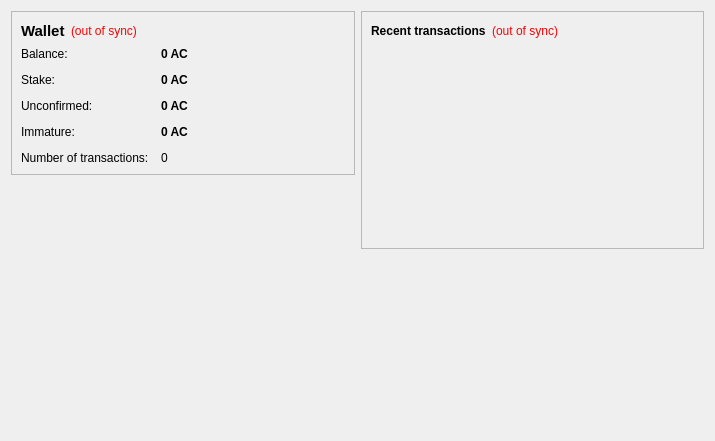
<?xml version="1.0" encoding="UTF-8"?>
<ui version="4.0">
 <class>OverviewPage</class>
 <widget class="QWidget" name="OverviewPage">
  <property name="geometry">
   <rect>
    <x>0</x>
    <y>0</y>
    <width>715</width>
    <height>441</height>
   </rect>
  </property>
  <property name="windowTitle">
   <string>Form</string>
  </property>
  <layout class="QHBoxLayout" name="horizontalLayout" stretch="1,1">
   <item>
    <layout class="QVBoxLayout" name="verticalLayout_2">
     <item>
      <widget class="QFrame" name="frame">
       <property name="frameShape">
        <enum>QFrame::StyledPanel</enum>
       </property>
       <property name="frameShadow">
        <enum>QFrame::Raised</enum>
       </property>
       <layout class="QVBoxLayout" name="verticalLayout_4">
        <item>
         <layout class="QHBoxLayout" name="horizontalLayout_4">
          <item>
           <widget class="QLabel" name="label_5">
            <property name="font">
             <font>
              <pointsize>11</pointsize>
              <weight>75</weight>
              <bold>true</bold>
             </font>
            </property>
            <property name="text">
             <string>Wallet</string>
            </property>
           </widget>
          </item>
          <item>
           <widget class="QLabel" name="labelWalletStatus">
            <property name="toolTip">
             <string>The displayed information may be out of date. Your wallet automatically synchronizes with the ACoin network after a connection is established, but this process has not completed yet.</string>
            </property>
            <property name="styleSheet">
             <string notr="true">QLabel { color: red; }</string>
            </property>
            <property name="text">
             <string notr="true">(out of sync)</string>
            </property>
            <property name="alignment">
             <set>Qt::AlignLeading|Qt::AlignLeft|Qt::AlignVCenter</set>
            </property>
           </widget>
          </item>
          <item>
           <spacer name="horizontalSpacer_2">
            <property name="orientation">
             <enum>Qt::Horizontal</enum>
            </property>
            <property name="sizeHint" stdset="0">
             <size>
              <width>40</width>
              <height>20</height>
             </size>
            </property>
           </spacer>
          </item>
         </layout>
        </item>
        <item>
         <layout class="QFormLayout" name="formLayout_2">
          <property name="fieldGrowthPolicy">
           <enum>QFormLayout::AllNonFixedFieldsGrow</enum>
          </property>
          <property name="horizontalSpacing">
           <number>12</number>
          </property>
          <property name="verticalSpacing">
           <number>12</number>
          </property>
          <item row="0" column="0">
           <widget class="QLabel" name="label">
            <property name="text">
             <string>Balance:</string>
            </property>
           </widget>
          </item>
          <item row="0" column="1">
           <widget class="QLabel" name="labelBalance">
            <property name="font">
             <font>
              <weight>75</weight>
              <bold>true</bold>
             </font>
            </property>
            <property name="cursor">
             <cursorShape>IBeamCursor</cursorShape>
            </property>
            <property name="toolTip">
             <string>Your current balance</string>
            </property>
            <property name="text">
             <string notr="true">0 AC</string>
            </property>
            <property name="textInteractionFlags">
             <set>Qt::LinksAccessibleByMouse|Qt::TextSelectableByKeyboard|Qt::TextSelectableByMouse</set>
            </property>
           </widget>
          </item>
          <item row="1" column="0">
           <widget class="QLabel" name="label_6">
            <property name="text">
             <string>Stake:</string>
            </property>
           </widget>
          </item>
          <item row="1" column="1">
           <widget class="QLabel" name="labelStake">
            <property name="font">
             <font>
              <weight>75</weight>
              <bold>true</bold>
             </font>
            </property>
            <property name="cursor">
             <cursorShape>IBeamCursor</cursorShape>
            </property>
            <property name="toolTip">
             <string>Total of coins that was staked, and do not yet count toward the current balance</string>
            </property>
            <property name="text">
             <string notr="true">0 AC</string>
            </property>
            <property name="textInteractionFlags">
             <set>Qt::LinksAccessibleByMouse|Qt::TextSelectableByKeyboard|Qt::TextSelectableByMouse</set>
            </property>
           </widget>
          </item>
          <item row="2" column="0">
           <widget class="QLabel" name="label_3">
            <property name="text">
             <string>Unconfirmed:</string>
            </property>
           </widget>
          </item>
          <item row="2" column="1">
           <widget class="QLabel" name="labelUnconfirmed">
            <property name="font">
             <font>
              <weight>75</weight>
              <bold>true</bold>
             </font>
            </property>
            <property name="cursor">
             <cursorShape>IBeamCursor</cursorShape>
            </property>
            <property name="toolTip">
             <string>Total of transactions that have yet to be confirmed, and do not yet count toward the current balance</string>
            </property>
            <property name="text">
             <string notr="true">0 AC</string>
            </property>
            <property name="textInteractionFlags">
             <set>Qt::LinksAccessibleByMouse|Qt::TextSelectableByKeyboard|Qt::TextSelectableByMouse</set>
            </property>
           </widget>
          </item>
          <item row="3" column="0">
           <widget class="QLabel" name="labelImmatureText">
            <property name="text">
             <string>Immature:</string>
            </property>
           </widget>
          </item>
          <item row="3" column="1">
           <widget class="QLabel" name="labelImmature">
            <property name="font">
             <font>
              <weight>75</weight>
              <bold>true</bold>
             </font>
            </property>
            <property name="toolTip">
             <string>Mined balance that has not yet matured</string>
            </property>
            <property name="text">
             <string notr="true">0 AC</string>
            </property>
            <property name="textInteractionFlags">
             <set>Qt::LinksAccessibleByMouse|Qt::TextSelectableByKeyboard|Qt::TextSelectableByMouse</set>
            </property>
           </widget>
          </item>
          <item row="4" column="0">
           <widget class="QLabel" name="label_2">
            <property name="text">
             <string>Number of transactions:</string>
            </property>
           </widget>
          </item>
          <item row="4" column="1">
           <widget class="QLabel" name="labelNumTransactions">
            <property name="toolTip">
             <string>Total number of transactions in wallet</string>
            </property>
            <property name="text">
             <string notr="true">0</string>
            </property>
           </widget>
          </item>
         </layout>
        </item>
       </layout>
      </widget>
     </item>
     <item>
      <spacer name="verticalSpacer">
       <property name="orientation">
        <enum>Qt::Vertical</enum>
       </property>
       <property name="sizeHint" stdset="0">
        <size>
         <width>20</width>
         <height>40</height>
        </size>
       </property>
      </spacer>
     </item>
     <item>
      <widget class="QLabel" name="label_6">
       <property name="text">
        <string/>
       </property>
       <property name="pixmap">
        <pixmap resource="../bitcoin.qrc">:/images/backg</pixmap>
       </property>
       <property name="scaledContents">
        <bool>false</bool>
       </property>
       <property name="alignment">
        <set>Qt::AlignCenter</set>
       </property>
       <property name="margin">
        <number>-2</number>
       </property>
      </widget>
     </item>
    </layout>
   </item>
   <item>
    <layout class="QVBoxLayout" name="verticalLayout_3">
     <item>
      <widget class="QFrame" name="frame_2">
       <property name="frameShape">
        <enum>QFrame::StyledPanel</enum>
       </property>
       <property name="frameShadow">
        <enum>QFrame::Raised</enum>
       </property>
       <layout class="QVBoxLayout" name="verticalLayout">
        <item>
         <layout class="QHBoxLayout" name="horizontalLayout_2">
          <item>
           <widget class="QLabel" name="label_4">
            <property name="text">
             <string>&lt;b&gt;Recent transactions&lt;/b&gt;</string>
            </property>
           </widget>
          </item>
          <item>
           <widget class="QLabel" name="labelTransactionsStatus">
            <property name="toolTip">
             <string>The displayed information may be out of date. Your wallet automatically synchronizes with the ACoin network after a connection is established, but this process has not completed yet.</string>
            </property>
            <property name="styleSheet">
             <string notr="true">QLabel { color: red; }</string>
            </property>
            <property name="text">
             <string notr="true">(out of sync)</string>
            </property>
            <property name="alignment">
             <set>Qt::AlignRight|Qt::AlignTrailing|Qt::AlignVCenter</set>
            </property>
           </widget>
          </item>
          <item>
           <spacer name="horizontalSpacer">
            <property name="orientation">
             <enum>Qt::Horizontal</enum>
            </property>
            <property name="sizeHint" stdset="0">
             <size>
              <width>40</width>
              <height>20</height>
             </size>
            </property>
           </spacer>
          </item>
         </layout>
        </item>
        <item>
         <widget class="QListView" name="listTransactions">
          <property name="styleSheet">
           <string notr="true">QListView { background: transparent; }</string>
          </property>
          <property name="frameShape">
           <enum>QFrame::NoFrame</enum>
          </property>
          <property name="verticalScrollBarPolicy">
           <enum>Qt::ScrollBarAlwaysOff</enum>
          </property>
          <property name="horizontalScrollBarPolicy">
           <enum>Qt::ScrollBarAlwaysOff</enum>
          </property>
          <property name="selectionMode">
           <enum>QAbstractItemView::NoSelection</enum>
          </property>
         </widget>
        </item>
       </layout>
      </widget>
     </item>
     <item>
      <spacer name="verticalSpacer_2">
       <property name="orientation">
        <enum>Qt::Vertical</enum>
       </property>
       <property name="sizeHint" stdset="0">
        <size>
         <width>20</width>
         <height>40</height>
        </size>
       </property>
      </spacer>
     </item>
    </layout>
   </item>
  </layout>
 </widget>
 <resources>
  <include location="../bitcoin.qrc"/>
 </resources>
 <connections/>
</ui>
